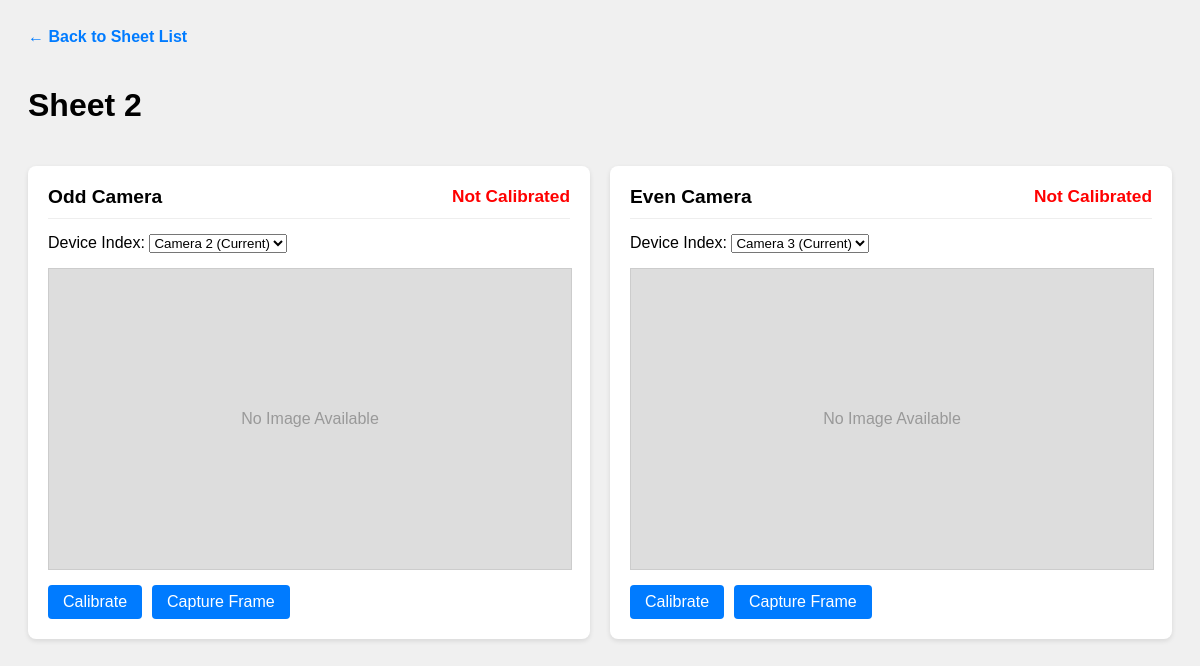
Screenshot of /sheet/2/ with the database file from the repository.
### core/models.py (models this page shows, shortened)
class Sheet(models.Model):
    number = models.IntegerField(unique=True)

class Camera(models.Model):
    SIDE_CHOICES = [
        ('odd', 'Odd'),
        ('even', 'Even'),
    ]
    sheet = models.ForeignKey(Sheet, on_delete=models.CASCADE, related_name='cameras')
    side = models.CharField(max_length=4, choices=SIDE_CHOICES)
    device_index = models.IntegerField(help_text="Camera device index (e.g. 0, 1, 2)")
    is_calibrated = models.BooleanField(default=False)
    calibration_dir = models.CharField(max_length=255, blank=True, help_text="Path to calibration files")
    class Meta:
        unique_together = ('sheet', 'side')

### core/views.py (the view)
# urls.py: path('sheet/<int:sheet_id>/', views.sheet_detail, name='sheet_detail'),
def sheet_detail(request, sheet_id):
    sheet = get_object_or_404(Sheet, number=sheet_id)
    available_indices = list_available_cameras(max_range=4)
    frame_prefetch = Prefetch(
        'frames',
        queryset=CapturedFrame.objects.order_by('-timestamp'),
        to_attr='prefetched_frames'
    )
    artifact_prefetch = Prefetch(
        'calibration_artifacts',
        queryset=CalibrationArtifact.objects.order_by('-created_at'),
        to_attr='prefetched_artifacts'
    )
    camera_cards = []
    cameras = Camera.objects.filter(sheet=sheet).prefetch_related(frame_prefetch, artifact_prefetch)
    for cam in cameras:
        last_frame = cam.prefetched_frames[0] if cam.prefetched_frames else None
        last_artifact = cam.prefetched_artifacts[0] if cam.prefetched_artifacts else None
        camera_cards.append({
            'camera': cam,
            'last_frame': last_frame,
            'last_artifact': last_artifact,
        })
    return render(request, 'core/sheet_detail.html', {
        'sheet': sheet,
        'available_indices': available_indices,
        'camera_cards': camera_cards,
    })

### core/utils.py (called while the page is built)
def list_available_cameras(max_range=10):
    available = []
    for i in range(max_range):
        cap = cv2.VideoCapture(i, cv2.CAP_DSHOW)
        if cap.isOpened():
            ret, _ = cap.read()
            if ret:
                available.append(i)
            cap.release()
    return available

### core/templates/core/sheet_detail.html (shortened to what this page needs)
<!DOCTYPE html>
<html>
<head>
</head>
<body>
    <div class="nav">
        <a href="{% url 'dashboard' %}">&larr; Back to Sheet List</a>
    </div>
    <div class="header">
        <h1>Sheet {{ sheet.number }}</h1>
    </div>
    <div class="cameras-container">
        {% for entry in camera_cards %}
        {% with camera=entry.camera last_frame=entry.last_frame artifact=entry.last_artifact %}
        <div class="camera-card">
            <div class="camera-header">
                <span>{{ camera.get_side_display }} Camera</span>
                <span class="status {% if camera.is_calibrated %}calibrated{% else %}uncalibrated{% endif %}">
                    {% if camera.is_calibrated %}Calibrated{% else %}Not Calibrated{% endif %}
                </span>
            </div>
            <div style="margin-bottom: 15px;">
                <form action="{% url 'update_camera' %}" method="post">
                    <label for="device_index_{{ camera.side }}">Device Index:</label>
                    <select name="device_index" id="device_index_{{ camera.side }}" onchange="this.form.submit()">
                        {% if camera.device_index not in available_indices %}
                        <option value="{{ camera.device_index }}" selected>
                            Camera {{ camera.device_index }} (Current)
                        </option>
                        {% endif %}
                    </select>
                </form>
            </div>
            {% if last_frame %}
            <div class="preview-grid">
                <div>
                    <div class="preview-label">Raw Frame</div>
                    <img src="{{ last_frame.image.url }}" class="img-preview">
                </div>
                {% if last_frame.rectified_image %}
                <div>
                    <div class="preview-label">Rectified Frame</div>
                    <img src="{{ last_frame.rectified_image.url }}" class="img-preview secondary">
                </div>
                {% endif %}
            </div>
            <div class="timestamp">Last captured: {{ last_frame.timestamp }}</div>
            {% else %}
            <div class="img-preview"
                style="display:flex;align-items:center;justify-content:center;color:#999;height:300px;">
                No Image Available
            </div>
            {% endif %}
            <div class="actions">
                <form action="{% url 'calibrate' %}" method="post">
                    <button type="submit">Calibrate</button>
                </form>
                <form action="{% url 'capture' %}" method="post">
                    <button type="submit">Capture Frame</button>
                </form>
            </div>
        </div>
        {% endwith %}
        {% endfor %}
    </div>
</body>
</html>

### core/templates/core/sheet_detail.html (style rules this page uses)
body { font-family: sans-serif; padding: 20px; background: #f0f0f0; }
.nav { margin-bottom: 20px; }
.nav a { text-decoration: none; color: #007bff; font-weight: bold; }
.header { display: flex; justify-content: space-between; align-items: center; margin-bottom: 20px; }
.cameras-container { display: flex; gap: 20px; flex-wrap: wrap; }
.camera-card { flex: 1; min-width: 300px; background: white; padding: 20px; border-radius: 8px; box-shadow: 0 2px 5px rgba(0, 0, 0, 0.1); }
.camera-header { font-size: 1.2em; font-weight: bold; margin-bottom: 15px; border-bottom: 1px solid #eee; padding-bottom: 10px; display: flex; justify-content: space-between; }
.status { font-size: 0.9em; }
.status.uncalibrated { color: red; }
.img-preview { width: 100%; height: auto; max-height: 400px; background: #ddd; object-fit: contain; margin-top: 15px; border: 1px solid #ccc; }
.actions { margin-top: 15px; display: flex; gap: 10px; }
button { cursor: pointer; padding: 8px 15px; border: none; border-radius: 4px; background: #007bff; color: white; font-size: 1em; }

### rows the page displays
Sheet: number "2"
Camera: camera.side "Odd", is_calibrated "Not Calibrated", device_index "Camera 2 (Current)"
Camera: camera.side "Even", is_calibrated "Not Calibrated", device_index "Camera 3 (Current)"
